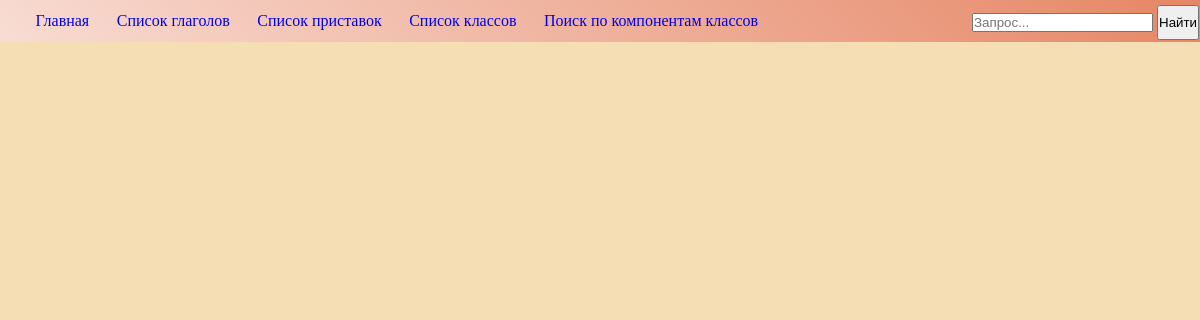
The app's page /classes/, older data.
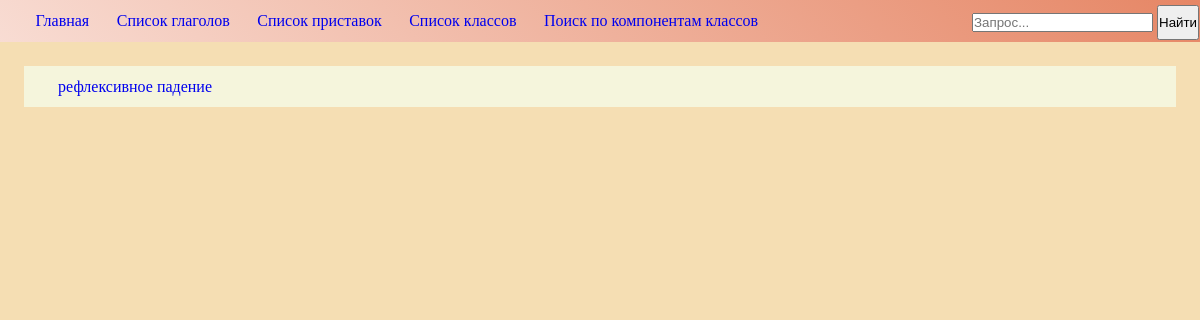
The same page, newer data.
### classes/models.py (models this page shows, shortened)
class Class(models.Model):
    class_name = models.CharField(max_length=100)
    components = models.ManyToManyField(Component)
    types_choices = (
        ('физическое', 'физическое'),
        ('метафорическое', 'метафорическое')
    )
    class_type = models.CharField(max_length=30, choices=types_choices, blank=True, null=True)
    class Meta:
        verbose_name_plural = "classes"

### classes/views.py (the view)
# urls.py: url(r'^', include('index.urls')),
def index(request):
    context = {}
    context['classes'] = Class.objects.all()
    return render(request, 'classes/index.html', context)

### templates/classes/index.html (shortened to what this page needs)
{% extends "base.html" %}
{% block content %}
    {% if classes %}
        {% for class in classes %}
            <p class="line">
                <a href="{% url 'classes:wordlist' class.id %}" class="element_links">{{ class.class_name }}</a>
            </p>
        {% endfor %}
    {% endif %}
{% endblock %}

Row changes from the older to the newer data that the page shows:
added Class: class_name "рефлексивное падение"
